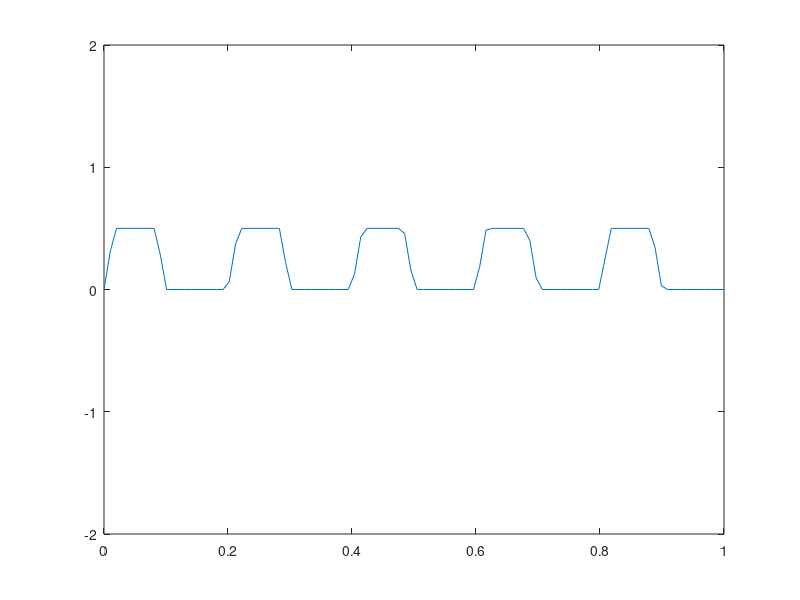

Recreate this plot in MATLAB.
clc;
clear all;
close all;
t=linspace(0,1,100);
x=sin(2*pi*5*t);
y=abs(x);
x1=0.5.*(x+y);
% plot(t,x1),axis([0 1 -2 2])
x1(x1>0.5)=0.5
x1(x1<-0.5)=-0.5
x2=x1
plot(t,x2),axis([0 1 -2 2])
